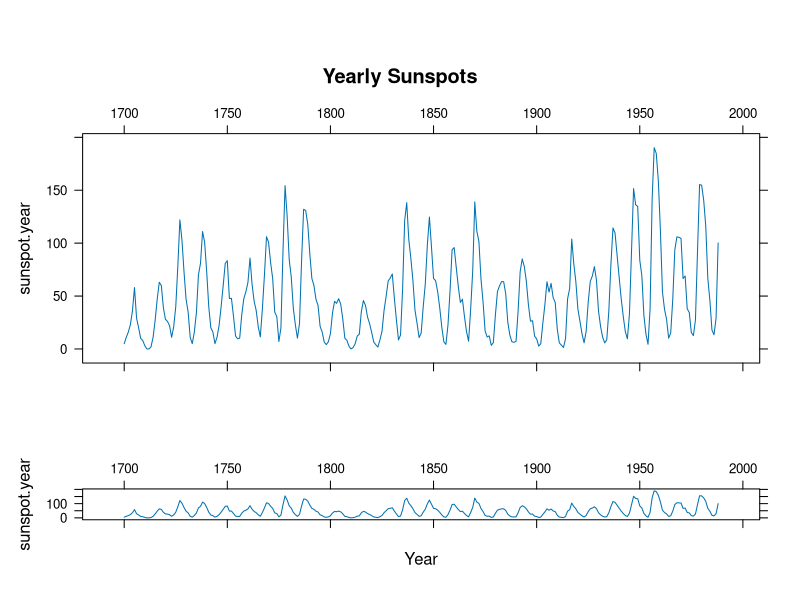
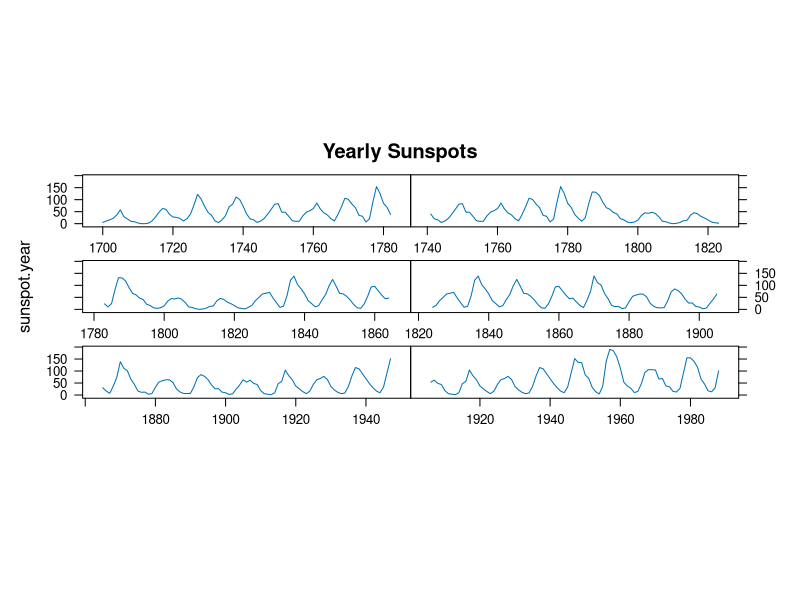

Reproduce these figures in R, in order.
library(lattice)


### Name: G_banking
### Title: Banking
### Aliases: banking
### Keywords: dplot

### ** Examples


## with and without banking

plot <- xyplot(sunspot.year ~ 1700:1988, xlab = "", type = "l",
               scales = list(x = list(alternating = 2)),
               main = "Yearly Sunspots")
print(plot, position = c(0, .3, 1, .9), more = TRUE)
print(update(plot, aspect = "xy", main = "", xlab = "Year"),
      position = c(0, 0, 1, .3))

## cut-and-stack plot (see also xyplot.ts)

xyplot(sunspot.year ~ time(sunspot.year) | equal.count(time(sunspot.year)), 
       xlab = "", type = "l", aspect = "xy", strip = FALSE,
       scales = list(x = list(alternating = 2, relation = "sliced")),
       as.table = TRUE, main = "Yearly Sunspots")
